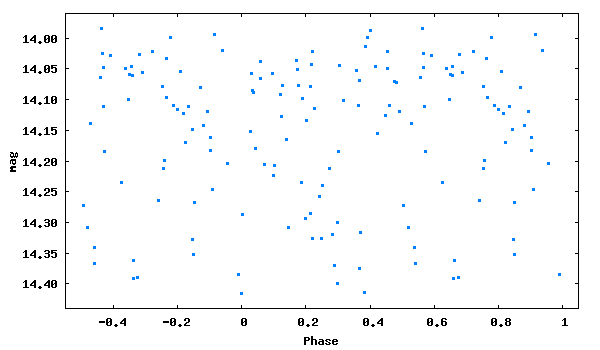

Recreate this plot in gnuplot.
set term png size 600,350 medium
set colors classic
set output 'phase_lc_10.png'
set xlabel 'Phase'
set ylabel 'mag'
#set title 'JDmax = 2446768.21900 + 0.3703735 x E'
set format y '%5.2f'
plot [-0.55:1.05][14.44:13.96] "phase_lc_10.dat" linecolor 3 pointtype 5 pointsize 0.3 title ""
